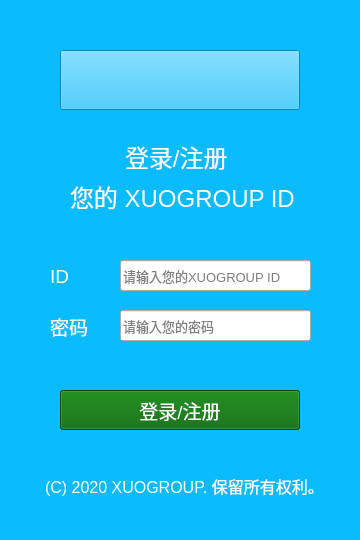
<?xml version="1.0" encoding="UTF-8"?>
<ui version="4.0">
 <class>Form</class>
 <widget class="QWidget" name="Form">
  <property name="geometry">
   <rect>
    <x>0</x>
    <y>0</y>
    <width>360</width>
    <height>540</height>
   </rect>
  </property>
  <property name="minimumSize">
   <size>
    <width>360</width>
    <height>540</height>
   </size>
  </property>
  <property name="maximumSize">
   <size>
    <width>360</width>
    <height>540</height>
   </size>
  </property>
  <property name="windowTitle">
   <string>登录XUOGROUP ID</string>
  </property>
  <property name="styleSheet">
   <string notr="true">#Form
{background-color: #0bbbff;
font-family: &quot;Microsoft YaHei UI&quot;, serif;
text-align: center;
}
</string>
  </property>
  <widget class="QPushButton" name="Pic">
   <property name="geometry">
    <rect>
     <x>60</x>
     <y>50</y>
     <width>240</width>
     <height>60</height>
    </rect>
   </property>
   <property name="styleSheet">
    <string notr="true">background-color: #0bbbff;</string>
   </property>
   <property name="text">
    <string/>
   </property>
   <property name="icon">
    <iconset>
     <normaloff>../assets/XUOIcon-White.png</normaloff>
     <normalon>../assets/XUOIcon-White.png</normalon>
     <disabledoff>../assets/XUOIcon-White.png</disabledoff>
     <disabledon>../assets/XUOIcon-White.png</disabledon>
     <activeoff>../assets/XUOIcon-White.png</activeoff>
     <activeon>../assets/XUOIcon-White.png</activeon>
     <selectedoff>../assets/XUOIcon-White.png</selectedoff>
     <selectedon>../assets/XUOIcon-White.png</selectedon>../assets/XUOIcon-White.png</iconset>
   </property>
   <property name="iconSize">
    <size>
     <width>240</width>
     <height>60</height>
    </size>
   </property>
  </widget>
  <widget class="QLabel" name="Login">
   <property name="geometry">
    <rect>
     <x>125</x>
     <y>140</y>
     <width>110</width>
     <height>32</height>
    </rect>
   </property>
   <property name="font">
    <font>
     <family>Microsoft YaHei UI</family>
     <pointsize>18</pointsize>
    </font>
   </property>
   <property name="styleSheet">
    <string notr="true">color: white;
</string>
   </property>
   <property name="text">
    <string>登录/注册</string>
   </property>
  </widget>
  <widget class="QLabel" name="YourID">
   <property name="geometry">
    <rect>
     <x>70</x>
     <y>180</y>
     <width>230</width>
     <height>32</height>
    </rect>
   </property>
   <property name="font">
    <font>
     <family>Microsoft YaHei UI</family>
     <pointsize>18</pointsize>
    </font>
   </property>
   <property name="styleSheet">
    <string notr="true">color: white;
</string>
   </property>
   <property name="text">
    <string>您的 XUOGROUP ID</string>
   </property>
  </widget>
  <widget class="QLineEdit" name="ID">
   <property name="geometry">
    <rect>
     <x>120</x>
     <y>260</y>
     <width>191</width>
     <height>31</height>
    </rect>
   </property>
   <property name="font">
    <font>
     <family>Microsoft YaHei UI</family>
     <pointsize>10</pointsize>
    </font>
   </property>
   <property name="styleSheet">
    <string notr="true"/>
   </property>
   <property name="text">
    <string/>
   </property>
   <property name="placeholderText">
    <string>请输入您的XUOGROUP ID</string>
   </property>
  </widget>
  <widget class="QLabel" name="ID_L">
   <property name="geometry">
    <rect>
     <x>50</x>
     <y>260</y>
     <width>26</width>
     <height>32</height>
    </rect>
   </property>
   <property name="font">
    <font>
     <family>Microsoft YaHei UI</family>
     <pointsize>14</pointsize>
    </font>
   </property>
   <property name="styleSheet">
    <string notr="true">color: white;
</string>
   </property>
   <property name="text">
    <string>ID</string>
   </property>
  </widget>
  <widget class="QLabel" name="PSW_L">
   <property name="geometry">
    <rect>
     <x>50</x>
     <y>310</y>
     <width>48</width>
     <height>32</height>
    </rect>
   </property>
   <property name="font">
    <font>
     <family>Microsoft YaHei UI</family>
     <pointsize>14</pointsize>
    </font>
   </property>
   <property name="styleSheet">
    <string notr="true">color: white;
</string>
   </property>
   <property name="text">
    <string>密码</string>
   </property>
  </widget>
  <widget class="QLineEdit" name="Password">
   <property name="geometry">
    <rect>
     <x>120</x>
     <y>310</y>
     <width>191</width>
     <height>31</height>
    </rect>
   </property>
   <property name="font">
    <font>
     <family>Microsoft YaHei UI</family>
     <pointsize>10</pointsize>
    </font>
   </property>
   <property name="styleSheet">
    <string notr="true"/>
   </property>
   <property name="text">
    <string/>
   </property>
   <property name="echoMode">
    <enum>QLineEdit::Password</enum>
   </property>
   <property name="placeholderText">
    <string>请输入您的密码</string>
   </property>
  </widget>
  <widget class="QPushButton" name="Submit">
   <property name="geometry">
    <rect>
     <x>60</x>
     <y>390</y>
     <width>240</width>
     <height>40</height>
    </rect>
   </property>
   <property name="font">
    <font>
     <family>Microsoft YaHei UI</family>
     <pointsize>14</pointsize>
    </font>
   </property>
   <property name="styleSheet">
    <string notr="true">background-color:#006400;
color:#ffffff;</string>
   </property>
   <property name="text">
    <string>登录/注册</string>
   </property>
  </widget>
  <widget class="QLabel" name="CopyRight">
   <property name="geometry">
    <rect>
     <x>45</x>
     <y>470</y>
     <width>270</width>
     <height>32</height>
    </rect>
   </property>
   <property name="font">
    <font>
     <family>Microsoft YaHei UI</family>
     <pointsize>12</pointsize>
    </font>
   </property>
   <property name="styleSheet">
    <string notr="true">color: white;
</string>
   </property>
   <property name="text">
    <string>(C) 2020 XUOGROUP. 保留所有权利。</string>
   </property>
  </widget>
 </widget>
 <resources/>
 <connections/>
</ui>
